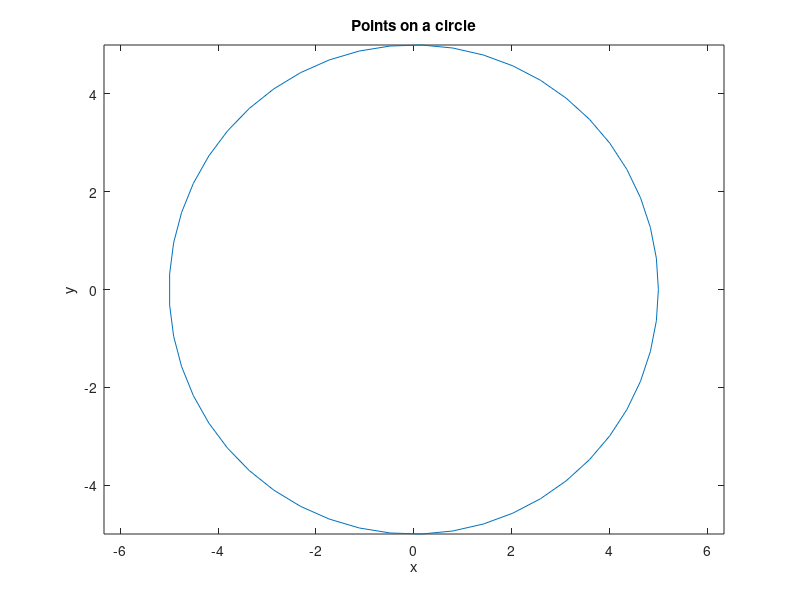

Source code (MATLAB):
% my_circle.m
% Script to plot points on a circle given the radius
%
% Craig Warren, 02/09/2010

% Variable dictionary
% r      Radius of the circle
% x,y    Points on the circle
% theta  Vector of angles

clear all;   % Clear the workspace
clc;    % Clear the command window

r = input('Enter the radius of the circle: ');
theta = linspace(0,2*pi,50);
x = r*cos(theta);
y = r*sin(theta);
plot(x,y), axis equal, xlabel('x'), ylabel('y'), title('Points on a circle')